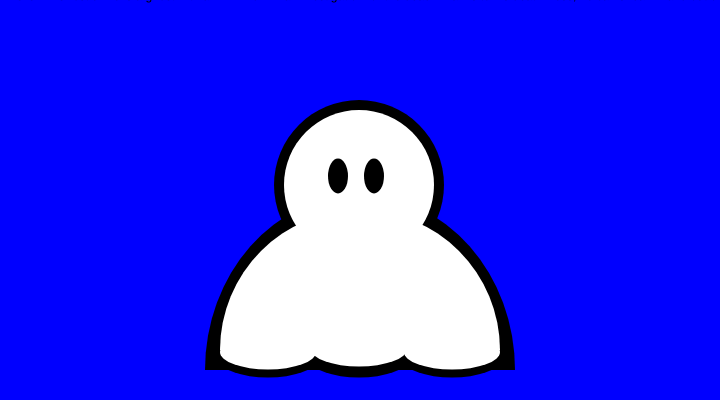
Frame 1 (no input)
Frame 60 (no input): identical to frame 1, image omitted
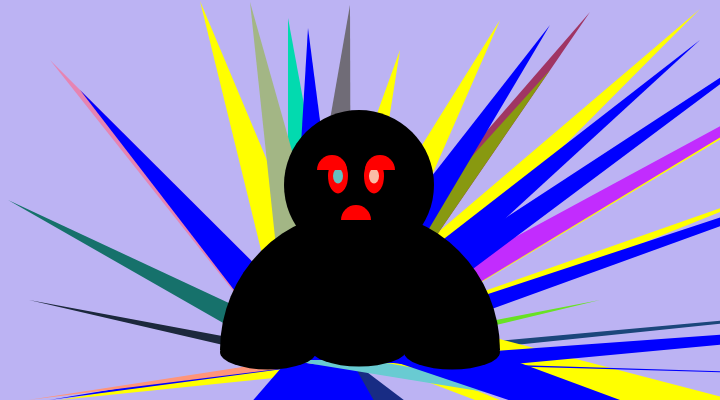
Frame 120 (the mouse pressed at the canvas centre since frame 60)

The p5.js sketch that drew these frames (run headless with seeded random() and noise() and a simulated clock; from frame 60 on, the mouse is pressed at the canvas centre):

// p5.js sketch
// ── sketch.js
function setup() {
  // put setup code here
  createCanvas(windowWidth, windowHeight);

}

function draw() {
  // Sets the screen to be 720 pixels wide and 400 pixels high
  createCanvas(720, 400);
  background(random(255),random(255),random(255));
  noStroke();
//electric background
if (mouseIsPressed) {


fill(random(255),random(255),random(255));
triangle(288, 18, 351, 360, 288, 360);

fill('yellow');
triangle(400, 50, 351, 360, 288, 360);

fill(random(255),random(255),random(255));
triangle(50, 60, 351, 360, 288, 360);

fill('yellow');
triangle(200, 1, 351, 360, 288, 360);

fill(random(255),random(255),random(255));
triangle(29, 300, 351, 360, 288, 360);

fill('yellow');
triangle(788, 99, 351, 360, 288, 360);

fill(random(255),random(255),random(255));
triangle(600, 300, 351, 360, 288, 360);

fill('yellow');
triangle(455, 700, 351, 360, 288, 360);

fill(random(255),random(255),random(255));
triangle(8, 200, 351, 360, 288, 360);

fill('yellow');
triangle(800, 180, 351, 360, 288, 360);

fill(random(255),random(255),random(255));
triangle(350, 5, 351, 360, 288, 360);

fill('yellow');
triangle(700, 9, 351, 360, 288, 360);

fill(random(255),random(255),random(255));
triangle(590, 12, 351, 360, 288, 360);

fill('yellow');
triangle(500, 20, 351, 360, 288, 360);

fill('yellow');
triangle(60, 400, 351, 370, 288, 360);

fill(random(255),random(255),random(255));
triangle(950, 300, 370, 360, 288, 360);

fill('yellow');
triangle(1000, 600, 370, 360, 400, 360);

fill('yellow');
triangle(1500, 600, 390, 360, 350, 300);

//blue spikes

fill('blue');
triangle(308, 28, 351, 360, 288, 360);

fill(random(255),random(255),random(255));
triangle(550, 70, 351, 360, 288, 360);

fill('blue');
triangle(80, 90, 351, 360, 288, 360);

fill(random(255),random(255),random(255));
triangle(250, 2, 351, 360, 288, 360);

fill('blue');
triangle(49, 400, 351, 360, 288, 360);

fill('blue');
triangle(988, 129, 351, 360, 288, 360);

fill(random(255),random(255),random(255));
triangle(800, 700, 351, 360, 288, 360);

fill('blue');
triangle(655, 900, 351, 360, 288, 360);

fill(random(255),random(255),random(255));
triangle(28, 400, 351, 360, 288, 360);

fill('blue');
triangle(1000, 380, 351, 360, 288, 360);

fill('blue');
triangle(550, 25, 351, 360, 288, 360);

fill(random(255),random(255),random(255));
triangle(900, 29, 351, 360, 288, 360);

fill('blue');
triangle(790, 32, 351, 360, 288, 360);

fill('blue');
triangle(700, 40, 351, 360, 288, 360);

fill('blue');
triangle(80, 600, 351, 370, 288, 360);

fill(random(255),random(255),random(255));
triangle(1150, 500, 370, 360, 288, 360);

fill('blue');
triangle(1200, 300, 370, 360, 450, 370);

fill('blue');
triangle(1700, 800, 300, 330, 350, 300);

//body
  fill('black');
  ellipse(359, 185, 150, 150);

  fill('black');
  arc(360, 350, 280, 280, PI, TWO_PI);
//eyes
  fill('red');
  ellipse(338, 176, 20, 35);

  fill('red');
  ellipse(374, 176, 20, 35);
//pupils
  fill(random(255),random(255),random(255));
  ellipse(374, 176, 10, 15);

  fill(random(255),random(255),random(255));
  ellipse(338, 176, 10, 15);
//body bumps uwu
  fill('black');
  ellipse(268, 352, 96, 35);

  fill('black');
  ellipse(452, 352, 96, 35);

  fill('black');
  ellipse(359, 349, 96, 35);
//angry eyes
  fill('red')
  arc(332, 170, 30, 30, PI, TWO_PI);

  fill('red')
  arc(380, 170, 30, 30, PI, TWO_PI);
//mouth
  fill('red')
  arc(356, 220, 30, 30, PI, TWO_PI);

  } else {
  background('blue');
  noStroke();


// these are the bold outlines of the ghostie uwu
  fill('black');
  ellipse(359, 185, 170, 170);

  fill('black');
  arc(360, 370, 310, 350, PI, TWO_PI);

  fill('black');
  ellipse(268, 360, 96, 35);

  fill('black');
  ellipse(452, 360, 96, 35);

  fill('black');
  ellipse(359, 360, 96, 35);

// these are the actual shapes of the ghostie uwu

  fill('white');
  ellipse(359, 185, 150, 150);

  fill('white');
  arc(360, 350, 280, 280, PI, TWO_PI);

  fill('black');
  ellipse(338, 176, 20, 35);

  fill('black');
  ellipse(374, 176, 20, 35);

  fill('white');
  ellipse(268, 352, 96, 35);

  fill('white');
  ellipse(452, 352, 96, 35);

  fill('white');
  ellipse(359, 349, 96, 35);

  fill(0)
  text('This is Dr. Ghostie. He is a ghost with a PhD in criminal investigation for the dead. Thanks to his deathliness, he can sneak in and out of restricted areas he ventures into when searching for clues and solving a mystery. Unfortunately, he can never solve any of his cases, all for the same reason he cannot remember...', mouseX, mouseY)


  //fill(204);
  //triangle(288, 18, 351, 360, 288, 360);

  //fill(255);
  //arc(376, 299, 280, 280, PI, TWO_PI);
  }
}
